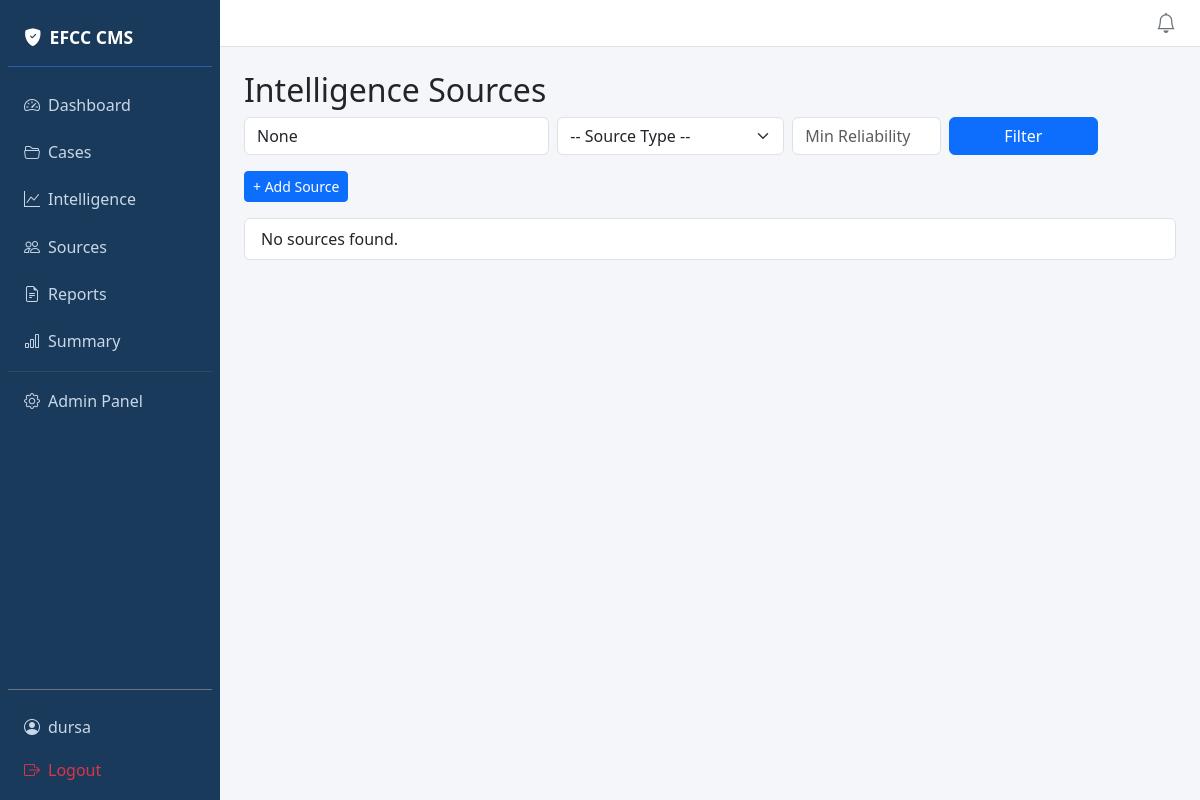
The page /intel/sources/ (signed in) on the database as committed earlier.
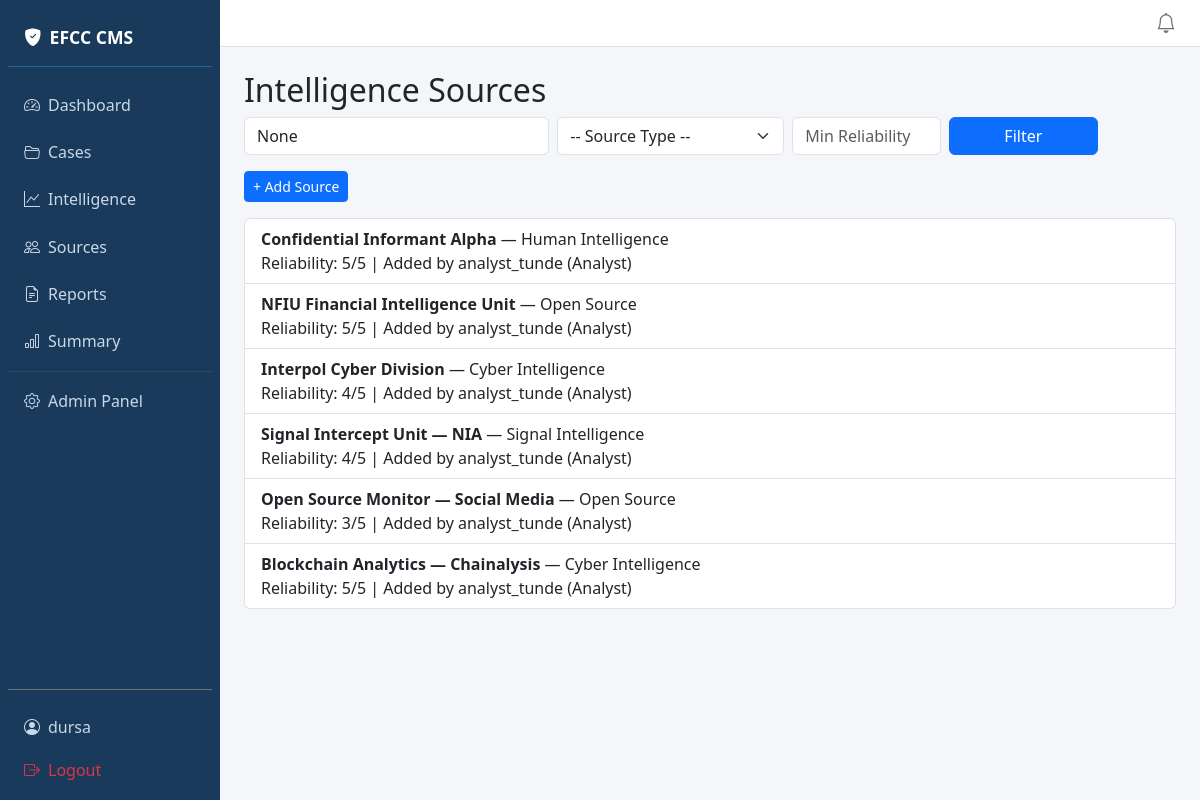
The same page on the database as committed later.
### core/models.py (models this page shows)
class User(AbstractUser):
    ROLE_CHOICES = (
        ('admin', 'Admin'),
        ('investigator', 'Investigator'),
        ('legal', 'Legal Officer'),
        ('analyst', 'Analyst'),
    )
    role = models.CharField(max_length=20, choices=ROLE_CHOICES, default='investigator')
    phone = models.CharField(max_length=20, blank=True)
    avatar = models.ImageField(upload_to='avatars/', blank=True, null=True)
    two_factor_enabled = models.BooleanField(default=False)
    two_factor_secret = models.CharField(max_length=32, blank=True)
    def __str__(self):
        return f"{self.username} ({self.get_role_display()})"

### intel/models.py (models this page shows, shortened)
class IntelligenceSource(models.Model):
    SOURCE_TYPES = [
        ('human', 'Human Intelligence'),
        ('signal', 'Signal Intelligence'),
        ('open', 'Open Source'),
        ('cyber', 'Cyber Intelligence'),
    ]
    name = models.CharField(max_length=255)
    source_type = models.CharField(max_length=20, choices=SOURCE_TYPES)
    contact_info = models.TextField(blank=True)
    reliability_score = models.IntegerField(default=3)  # 1–5
    notes = models.TextField(blank=True)
    added_by = models.ForeignKey(User, on_delete=models.SET_NULL, null=True)
    created_at = models.DateTimeField(auto_now_add=True)
    tags = TaggableManager()

### intel/views.py (the view)
# urls.py: path('sources/', views.source_list, name='source_list'),
@login_required
def source_list(request):
    query = request.GET.get('q')
    source_type = request.GET.get('source_type')
    min_reliability = request.GET.get('min_reliability')
    sources = IntelligenceSource.objects.all()
    if query:
        sources = sources.filter(Q(name__icontains=query) | Q(notes__icontains=query))
    if source_type:
        sources = sources.filter(source_type=source_type)
    if min_reliability:
        try:
            sources = sources.filter(reliability_score__gte=int(min_reliability))
        except ValueError:
            pass  # Skip if not a valid integer
    context = {
        'sources': sources,
        'query': query,
        'source_type': source_type,
        'min_reliability': min_reliability,
    }
    return render(request, 'intel/source_list.html', context)

### templates/intel/source_list.html (shortened to what this page needs)
{% extends 'base.html' %}
{% load custom_tags %}
{% block content %}
<h2>Intelligence Sources</h2>
<form method="get" class="row g-2 mb-3">
  <div class="col-md-4">
    <input type="text" name="q" placeholder="Search name or notes..." value="{{ query }}" class="form-control" />
  </div>
  <div class="col-md-3">
    <select name="source_type" class="form-select">
      <option value="">-- Source Type --</option>
    </select>
  </div>
  <div class="col-md-2">
    <input type="number" name="min_reliability" placeholder="Min Reliability" value="{{ min_reliability }}" class="form-control" min="1" max="5" />
  </div>
  <div class="col-md-2">
    <button type="submit" class="btn btn-primary w-100">Filter</button>
  </div>
</form>
<a class="btn btn-sm btn-primary mb-3" href="{% url 'source_create' %}">+ Add Source</a>
<ul class="list-group">
  {% for source in sources %}
    <li class="list-group-item">
      <strong>{{ source.name }}</strong> — {{ source.get_source_type_display }}<br>
      Reliability: {{ source.reliability_score }}/5 | Added by {{ source.added_by }}
    </li>
  {% empty %}
    <li class="list-group-item">No sources found.</li>
  {% endfor %}
</ul>
{% endblock %}

### templates/base.html (shortened to what this page needs)
{% load humanize %}
<!DOCTYPE html>
<html lang="en">
<head>
    <link href="https://cdn.jsdelivr.net/npm/bootstrap@5.3.0/dist/css/bootstrap.min.css" rel="stylesheet">
    <link href="https://cdn.jsdelivr.net/npm/bootstrap-icons@1.11.0/font/bootstrap-icons.css" rel="stylesheet">
</head>
<body>
<div class="d-flex">
    {% if user.is_authenticated %}
    <div class="sidebar d-flex flex-column p-2" style="width:220px; min-width:220px;">
        <div class="sidebar-brand mb-3">
            <i class="bi bi-shield-fill-check me-2"></i>EFCC CMS
        </div>
        <nav class="nav flex-column gap-1">
            <a class="nav-link {% block nav_dashboard %}{% endblock %}" href="{% url 'dashboard' %}">
                <i class="bi bi-speedometer2 me-2"></i>Dashboard
            </a>
            <a class="nav-link {% block nav_cases %}{% endblock %}" href="{% url 'case_list' %}">
                <i class="bi bi-folder2-open me-2"></i>Cases
            </a>
            <a class="nav-link {% block nav_intel %}{% endblock %}" href="{% url 'intel_dashboard' %}">
                <i class="bi bi-graph-up me-2"></i>Intelligence
            </a>
            <a class="nav-link" href="{% url 'source_list' %}">
                <i class="bi bi-people me-2"></i>Sources
            </a>
            <a class="nav-link" href="{% url 'report_list' %}">
                <i class="bi bi-file-earmark-text me-2"></i>Reports
            </a>
            <a class="nav-link" href="{% url 'report_summary' %}">
                <i class="bi bi-bar-chart me-2"></i>Summary
            </a>
            {% if user.role == 'admin' or user.is_staff %}
            <hr class="border-secondary my-1">
            <a class="nav-link" href="{% url 'admin:index' %}">
                <i class="bi bi-gear me-2"></i>Admin Panel
            </a>
            {% endif %}
        </nav>
        <div class="mt-auto pt-3 border-top border-secondary">
            <a class="nav-link" href="{% url 'profile' %}">
                <i class="bi bi-person-circle me-2"></i>{{ user.username }}
            </a>
            <a class="nav-link text-danger" href="{% url 'logout' %}">
                <i class="bi bi-box-arrow-right me-2"></i>Logout
            </a>
        </div>
    </div>
    {% endif %}
    <div class="flex-grow-1 d-flex flex-column" style="min-width:0;">
        {% if user.is_authenticated %}
        <div class="topbar d-flex align-items-center justify-content-between px-4 py-2">
            <div class="d-flex align-items-center gap-3">
                <a href="{% url 'notifications' %}" class="position-relative text-secondary text-decoration-none">
                    <i class="bi bi-bell fs-5"></i>
                </a>
            </div>
        </div>
        {% endif %}
        <div class="p-4 flex-grow-1">
            {% block content %}{% endblock %}
        </div>
    </div>
</div>
</body>
</html>

### templates/base.html (style rules this page uses)
body { background-color: #f4f6f9; }
.sidebar { min-height: 100vh; background: #1a3a5c; }
.sidebar .nav-link { color: #c8d8e8; padding: .6rem 1rem; border-radius: 6px; }
.sidebar .nav-link i { width: 20px; }
.sidebar-brand { color: #fff; font-weight: 700; font-size: 1.1rem; padding: 1rem; border-bottom: 1px solid #2563a8; }
.topbar { background: #fff; border-bottom: 1px solid #dee2e6; }

Rows that differ between the two databases and show on the page:
added IntelligenceSource: name "Confidential Informant Alpha", source_type "Human Intelligence", reliability_score "5", added_by "analyst_tunde (Analyst)"
added IntelligenceSource: name "NFIU Financial Intelligence Unit", source_type "Open Source", reliability_score "5", added_by "analyst_tunde (Analyst)"
added IntelligenceSource: name "Interpol Cyber Division", source_type "Cyber Intelligence", reliability_score "4", added_by "analyst_tunde (Analyst)"
added IntelligenceSource: name "Signal Intercept Unit — NIA", source_type "Signal Intelligence", reliability_score "4", added_by "analyst_tunde (Analyst)"
added IntelligenceSource: name "Open Source Monitor — Social Media", source_type "Open Source", reliability_score "3", added_by "analyst_tunde (Analyst)"
added IntelligenceSource: name "Blockchain Analytics — Chainalysis", source_type "Cyber Intelligence", reliability_score "5", added_by "analyst_tunde (Analyst)"
Other text that changed with them:
text no longer shown: "No sources found."
